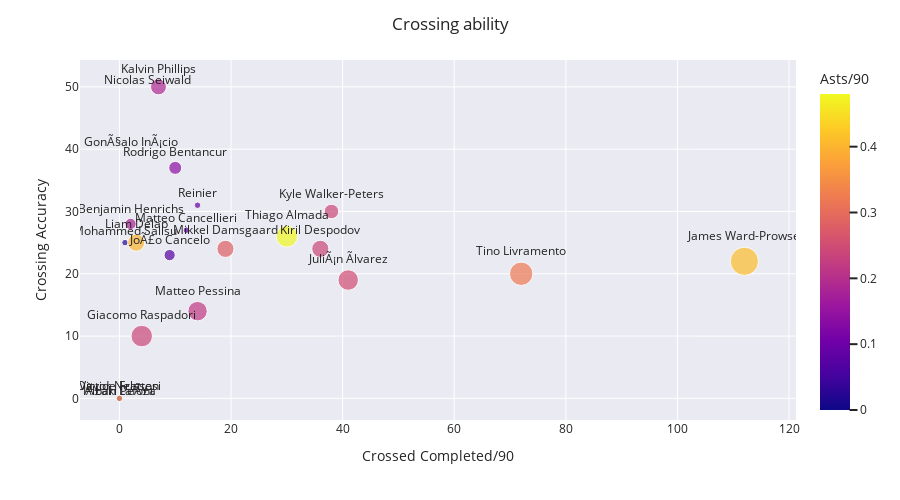

The notebook cell this image was saved under:
### Code cell
#Analysing Crossing ability
fig = px.scatter(df, x="Cr C", y="Cr C/A", text="Name", log_x=False, size_max=20, color='Asts/90',size="Ast")
#fig.update_yaxes(autorange="reversed")
fig.update_traces(textposition='top center')
fig.update_layout(height=500)
fig.update_xaxes(title_text='Crossed Completed/90')
fig.update_yaxes(title_text='Crossing Accuracy')
for template in ["seaborn"]:
    fig.update_layout(template=template, title="Crossing ability")
fig.show()

### Figure 1 — Plotly figure (JSON) as saved in the notebook; plotly's stock layout.template omitted (floating-point values rounded to 4 significant figures)
{"data": [{"hovertemplate": "Cr C=%{x}<br>Cr C/A=%{y}<br>Ast=%{marker.size}<br>Name=%{text}<br>Asts/90=%{marker.color}<extra></extra>", "legendgroup": "", "marker": {"color": [0.22, 0.32, 0.48, 0, 0.07, 0.25, 0.14, 0.02, 0.41, 0.09, 0.24, 0.18, 0, 0, 0.19, 0.03, 0.36, 0, 0.08, 0.24, 0.24, 0.4, 0.28], "coloraxis": "coloraxis", "size": [9, 13, 11, 0, 3, 10, 4, 1, 19, 1, 5, 3, 0, 0, 6, 1, 1, 0, 1, 11, 7, 7, 7], "sizemode": "area", "sizeref": 0.0475, "symbol": "circle"}, "mode": "markers+text", "name": "", "orientation": "v", "showlegend": false, "text": ["Matteo Pessina", "Tino Livramento", "Thiago Almada", "GonÃ§alo InÃ¡cio", "JoÃ£o Cancelo", "JuliÃ¡n Ãlvarez", "Rodrigo Bentancur", "Mohammed Salisu", "James Ward-Prowse", "Reinier", "Kyle Walker-Peters", "Benjamin Henrichs", "IÃ±aki PeÃ±a", "Alban Lafont", "Kalvin Phillips", "Victor Nelsson", "Davide Frattesi", "Nicolas Seiwald", "Matteo Cancellieri", "Giacomo Raspadori", "Kiril Despodov", "Liam Delap", "Mikkel Damsgaard"], "textposition": "top center", "type": "scatter", "x": [14, 72, 30, 2, 9, 41, 10, 1, 112, 14, 38, 2, 0, 0, 7, 0, 0, 5, 12, 4, 36, 3, 19], "xaxis": "x", "y": [14, 20, 26, 40, 23, 19, 37, 25, 22, 31, 30, 28, 0, 0, 50, 0, 0, 50, 27, 10, 24, 25, 24], "yaxis": "y"}], "layout": {"coloraxis": {"colorbar": {"title": {"text": "Asts/90"}}, "colorscale": [[0, "#0d0887"], [0.1111, "#46039f"], [0.2222, "#7201a8"], [0.3333, "#9c179e"], [0.4444, "#bd3786"], [0.5556, "#d8576b"], [0.6667, "#ed7953"], [0.7778, "#fb9f3a"], [0.8889, "#fdca26"], [1, "#f0f921"]]}, "height": 500, "legend": {"itemsizing": "constant", "tracegroupgap": 0}, "margin": {"t": 60}, "title": {"text": "Crossing ability"}, "xaxis": {"anchor": "y", "domain": [0, 1], "title": {"text": "Crossed Completed/90"}}, "yaxis": {"anchor": "x", "domain": [0, 1], "title": {"text": "Crossing Accuracy"}}}}
